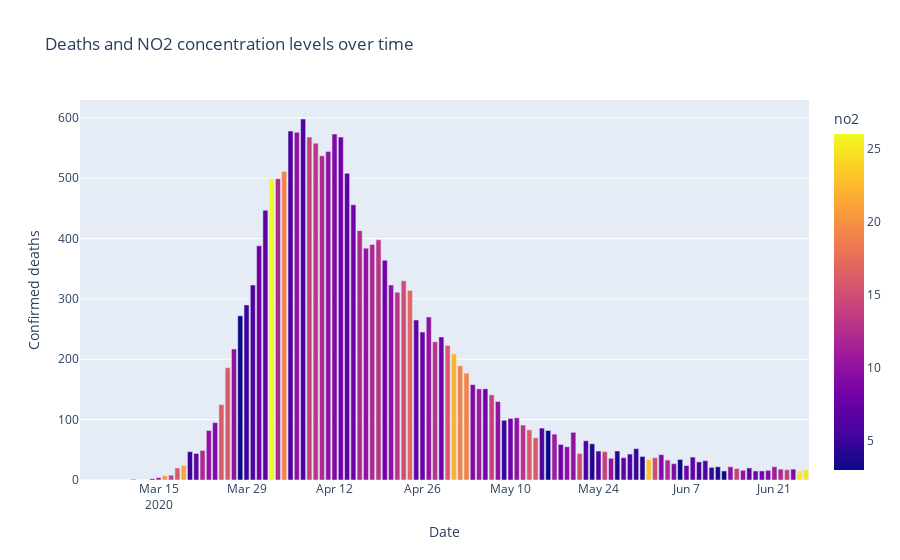

The code cell stored with this chart in its notebook:
### Code cell
# 4.2.4) Timeline of confirmed deaths and NO2 concentration levels
fig = px.bar(df_final.sort_values('death', ascending = False), 
       x = "date", y = "death", color = 'no2', 
       title = 'Deaths and NO2 concentration levels over time',
       color_discrete_sequence = px.colors.qualitative.Vivid)

fig.update_traces(textposition = 'outside')
fig.update_layout(uniformtext_minsize = 8, uniformtext_mode = 'hide', xaxis_title = 'Date', yaxis_title = 'Confirmed deaths')
fig.show()
